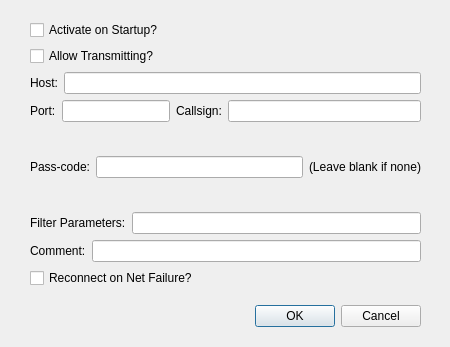
<?xml version="1.0" encoding="UTF-8"?>
<ui version="4.0">
 <class>NetInterfacePropertiesDialog</class>
 <widget class="QDialog" name="NetInterfacePropertiesDialog">
  <property name="geometry">
   <rect>
    <x>0</x>
    <y>0</y>
    <width>450</width>
    <height>347</height>
   </rect>
  </property>
  <property name="windowTitle">
   <string>Configure Internet</string>
  </property>
  <widget class="QDialogButtonBox" name="buttonBox">
   <property name="geometry">
    <rect>
     <x>30</x>
     <y>300</y>
     <width>391</width>
     <height>32</height>
    </rect>
   </property>
   <property name="orientation">
    <enum>Qt::Horizontal</enum>
   </property>
   <property name="standardButtons">
    <set>QDialogButtonBox::Cancel|QDialogButtonBox::Ok</set>
   </property>
  </widget>
  <widget class="QWidget" name="layoutWidget">
   <property name="geometry">
    <rect>
     <x>30</x>
     <y>20</y>
     <width>391</width>
     <height>268</height>
    </rect>
   </property>
   <layout class="QVBoxLayout" name="verticalLayout">
    <item>
     <widget class="QCheckBox" name="activateOnStartup">
      <property name="text">
       <string>Activate on Startup?</string>
      </property>
     </widget>
    </item>
    <item>
     <widget class="QCheckBox" name="allowTransmitting">
      <property name="text">
       <string>Allow Transmitting?</string>
      </property>
     </widget>
    </item>
    <item>
     <layout class="QHBoxLayout" name="horizontalLayout">
      <item>
       <widget class="QLabel" name="label">
        <property name="text">
         <string>Host:</string>
        </property>
       </widget>
      </item>
      <item>
       <widget class="QLineEdit" name="hostEdit"/>
      </item>
     </layout>
    </item>
    <item>
     <layout class="QHBoxLayout" name="horizontalLayout_5">
      <item>
       <widget class="QLabel" name="label_2">
        <property name="text">
         <string>Port:</string>
        </property>
       </widget>
      </item>
      <item>
       <widget class="QLineEdit" name="portEdit">
        <property name="sizePolicy">
         <sizepolicy hsizetype="Minimum" vsizetype="Fixed">
          <horstretch>0</horstretch>
          <verstretch>0</verstretch>
         </sizepolicy>
        </property>
       </widget>
      </item>
      <item>
       <widget class="QLabel" name="label_7">
        <property name="text">
         <string>Callsign:</string>
        </property>
       </widget>
      </item>
      <item>
       <widget class="QLineEdit" name="callsignEdit"/>
      </item>
     </layout>
    </item>
    <item>
     <layout class="QHBoxLayout" name="horizontalLayout_2">
      <item>
       <widget class="QLabel" name="label_3">
        <property name="text">
         <string>Pass-code:</string>
        </property>
       </widget>
      </item>
      <item>
       <widget class="QLineEdit" name="passcodeEdit"/>
      </item>
      <item>
       <widget class="QLabel" name="label_4">
        <property name="text">
         <string>(Leave blank if none)</string>
        </property>
       </widget>
      </item>
     </layout>
    </item>
    <item>
     <layout class="QHBoxLayout" name="horizontalLayout_3">
      <item>
       <widget class="QLabel" name="label_5">
        <property name="text">
         <string>Filter Parameters:</string>
        </property>
       </widget>
      </item>
      <item>
       <widget class="QLineEdit" name="filterEdit"/>
      </item>
     </layout>
    </item>
    <item>
     <layout class="QHBoxLayout" name="horizontalLayout_4">
      <item>
       <widget class="QLabel" name="label_6">
        <property name="text">
         <string>Comment:</string>
        </property>
       </widget>
      </item>
      <item>
       <widget class="QLineEdit" name="commentEdit"/>
      </item>
     </layout>
    </item>
    <item>
     <widget class="QCheckBox" name="reconnectOnFailure">
      <property name="text">
       <string>Reconnect on Net Failure?</string>
      </property>
     </widget>
    </item>
   </layout>
  </widget>
 </widget>
 <resources/>
 <connections>
  <connection>
   <sender>buttonBox</sender>
   <signal>accepted()</signal>
   <receiver>NetInterfacePropertiesDialog</receiver>
   <slot>accept()</slot>
   <hints>
    <hint type="sourcelabel">
     <x>248</x>
     <y>254</y>
    </hint>
    <hint type="destinationlabel">
     <x>157</x>
     <y>274</y>
    </hint>
   </hints>
  </connection>
  <connection>
   <sender>buttonBox</sender>
   <signal>rejected()</signal>
   <receiver>NetInterfacePropertiesDialog</receiver>
   <slot>reject()</slot>
   <hints>
    <hint type="sourcelabel">
     <x>316</x>
     <y>260</y>
    </hint>
    <hint type="destinationlabel">
     <x>286</x>
     <y>274</y>
    </hint>
   </hints>
  </connection>
 </connections>
</ui>
